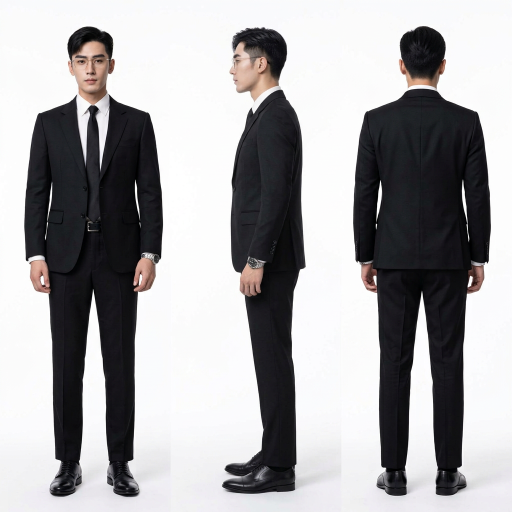
#> input picture character-sheets/lu-chen/source/turnaround.png, 1024 x 1024 px (shown at 1/2 size)
$ python cut_parts.py
#> lines starting #> are read from the running program, lines starting #| are printed output that depends on the picture; after the words box and inside, x2 and y2 are one past the last pixel; in counts of white or black regions, pixels touching at a corner belong together
#!/usr/bin/env python3
"""把 source/ 里的 5 张生成图和 face.jpg 裁成 sheet.html 用的 parts/。

    pip install pillow numpy scipy
    python3 cut_parts.py

所有坐标都是按当前这几张图量出来的（单位：原图像素）。
换了 source/ 里的图，要重新量下面 CONFIG 里的数字。
"""
from pathlib import Path

import numpy as np
from PIL import Image, ImageFilter
from scipy import ndimage as ndi

ROOT = Path(__file__).resolve().parent
SRC, OUT = ROOT / "source", ROOT / "parts"

CONFIG = {
    # turnaround.png：三个人物之间的分界列、头顶 / 鞋底所在的行、每个视图的裁切范围
    "panels": [(0, 385), (385, 658), (658, 1024)],
    "head_top": 53,
    "feet": 991,
    "rows": (44, 1014),
    "views": {"front": (34, 340), "side": (430, 625), "back": (692, 996)},
    "figure_css_height": 746,      # 人物在 sheet.html 里的高度（css px），图片按 2 倍输出
    # emoji-sheet.png：4 列 × 3 行，每行人物头顶所在的行、每个人物的水平中心
    "emoji_row_top": [17, 316, 614],
    "emoji_center_x": [[153, 455, 744, 1040], [151, 449, 742, 1038], [150, 445, 745, 1042]],
    "emoji_size": 296,
    "emoji_names": ["happy", "laugh", "smirk", "angry", "sad", "shocked",
                    "scared", "shy", "thinking", "enduring", "domineering", "tired"],
    # items.png：每件单品的外接框 (x0, y0, x1, y1)
    "items": {
        "jacket": (46, 45, 312, 397), "shirt": (376, 41, 652, 393), "trousers": (785, 43, 924, 426),
        "tie": (154, 430, 204, 727), "belt": (399, 508, 630, 619), "socks": (754, 459, 951, 707),
        "glasses": (33, 821, 323, 938), "watch": (442, 731, 591, 990), "shoes": (707, 808, 1000, 967),
    },
    # details.png：2 × 2 四格，每个圆形特写的圆心和半径
    "detail_panels": {"tie": (0, 0, 510, 510), "watch": (514, 0, 1024, 510),
                      "belt": (0, 514, 510, 1024), "shoes": (514, 514, 1024, 1024)},
    "detail_circles": {"tie": (256, 236, 205), "watch": (776, 246, 205),
                       "belt": (254, 770, 205), "shoes": (762, 850, 240)},
    "detail_size": 420,
    # face.jpg：眼镜特写的圆心和半径
    "glasses_circle": (665, 815, 270),
    # fabrics.png：三块面料各取一块 385 × 250
    "fabrics": {"suit": (14, 330), "shirt": (436, 300), "tie": (862, 250)},
}


def load(path):
    return np.asarray(Image.open(path).convert("RGB")).astype(np.float32) / 255.0


def to_img(arr):
    return Image.fromarray((np.clip(arr, 0, 1) * 255 + 0.5).astype(np.uint8))


def backdrop_to_white(img, white_point=0.965, percentile=96, smooth=31):
    """逐行估计背景亮度并除掉，让略灰的摄影棚背景变成纯白。"""
    backdrop = np.percentile(img, percentile, axis=1)
    backdrop = ndi.uniform_filter1d(backdrop, size=smooth, axis=0, mode="nearest")
    return np.clip(img / backdrop[:, None, :] / white_point, 0, 1)


def split_figure(img, min_bright, max_chroma, min_area):
    """返回 (人物蒙版, 背景蒙版)。背景 = 与图片边缘连通的、明亮且无彩色的区域。"""
    lo, hi = img.min(2), img.max(2)
    labels, _ = ndi.label((lo > min_bright) & ((hi - lo) < max_chroma))
    edge = np.unique(np.r_[labels[0], labels[-1], labels[:, 0], labels[:, -1]])
    background = np.isin(labels, edge[edge > 0])
    blobs, count = ndi.label(~background)
    sizes = ndi.sum(~background, blobs, index=np.arange(1, count + 1))
    figure = np.isin(blobs, np.where(sizes >= min_area)[0] + 1)      # 去掉背景里的噪点
    return figure, ~figure


def keep_contact_shadow(img, background, reach):
    """背景只保留紧贴人物的一圈（鞋底的接触阴影），其余全部变成纯白。"""
    dist = ndi.distance_transform_edt(background)
    t = np.clip(1 - dist / reach, 0, 1)
    weight = t * t * (3 - 2 * t)
    out = img.copy()
    out[background] = (1 - (1 - img) * weight[..., None])[background]
    return out


def cut_views(cfg):
    src = load(SRC / "turnaround.png")
    height = src.shape[0]
#> height = 1024
    norm = np.empty_like(src)
    for x0, x1 in cfg["panels"]:
        norm[:, x0:x1] = backdrop_to_white(src[:, x0:x1])
    figure, background = split_figure(norm, 0.78, 0.07, 400)
#> in split_figure, `labels, _ = ndi.label((lo > min_bright) & ((hi - lo) < max_chroma))`:
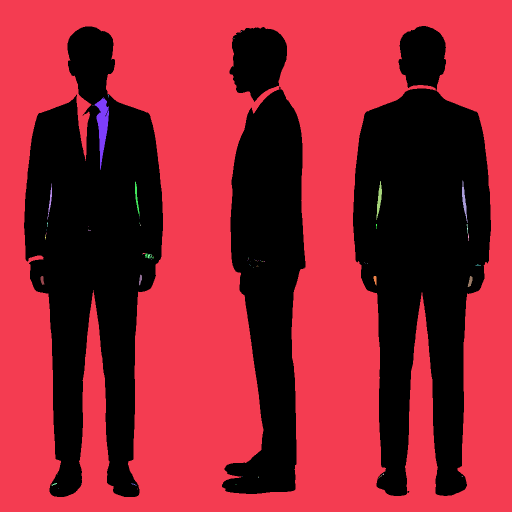
#> labels: shape (1024, 1024) int32 (shown at 1/2 size); 86 distinct labels, from 0 to 85; one colour per label, 0 black
#> in split_figure, `edge = np.unique(np.r_[labels[0], labels[-1], labels[:, 0], labels[:, ..`: edge = [1]
#> in split_figure, `background = np.isin(labels, edge[edge > 0])`:
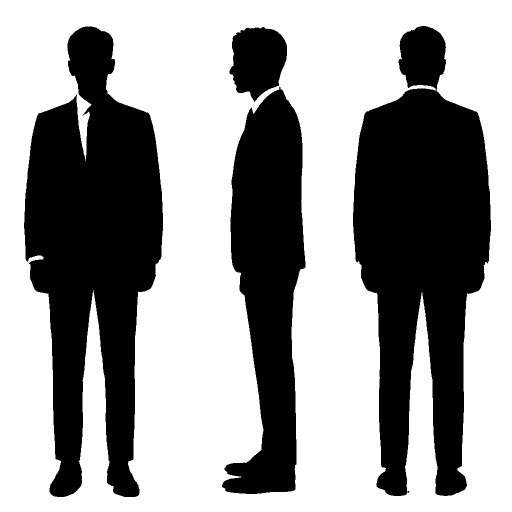
#> background: shape (1024, 1024) bool (shown at 1/2 size); 60.5% white; 5 black regions (1 under 20 px), largest, box (x1, y1, x2, y2) and area: (706, 52, 982, 992) 160189, (48, 53, 326, 994) 156561, (444, 173, 611, 988) 85051, (459, 54, 574, 204) 12478
#> in split_figure, `blobs, count = ndi.label(~background)`:
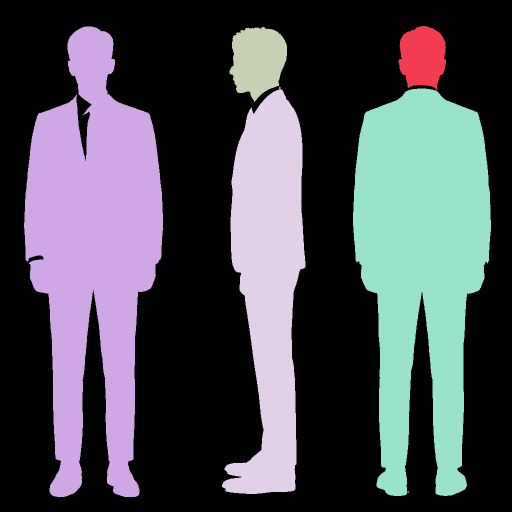
#> blobs: shape (1024, 1024) int32 (shown at 1/2 size); 7 distinct labels, from 0 to 6; one colour per label, 0 black
#> in split_figure, `blobs, count = ndi.label(~background)`: count = 6
#> in split_figure, `sizes = ndi.sum(~background, blobs, index=np.arange(1, count + 1))`: sizes = [9387, 156561, 12478, 85051, 150802, 12]
    reach = np.where(np.arange(height)[:, None] > 940, 16.0, 10.0)
#> reach = 1024 values from 10 to 16
    clean = keep_contact_shadow(norm, background, reach)
#> in keep_contact_shadow, `dist = ndi.distance_transform_edt(background)`:
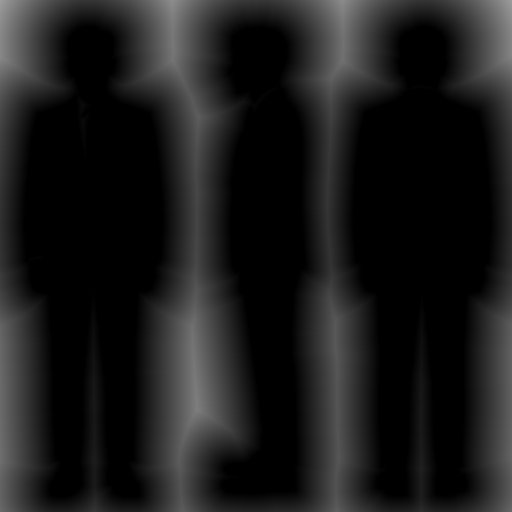
#> dist: shape (1024, 1024) float64 (shown at 1/2 size); min 0, max 157.9, mean 27.1
    to_img(clean).save(OUT / "three-views.png", optimize=True)        # 纯白底三视图，可直接当参考图上传

    # 人物以外的白色变透明，身高标尺才能画在人物后面
    alpha = np.where(figure, 1.0, 1 - clean.min(2))
    y0, y1 = cfg["rows"]
    scale = cfg["figure_css_height"] * 2 / (cfg["feet"] - cfg["head_top"])
    for name, (x0, x1) in cfg["views"].items():
        size = (round((x1 - x0) * scale), round((y1 - y0) * scale))
        colour = to_img(clean[y0:y1, x0:x1]).resize(size, Image.LANCZOS)
        colour = colour.filter(ImageFilter.UnsharpMask(radius=1.4, percent=55, threshold=2))
        matte = Image.fromarray((alpha[y0:y1, x0:x1] * 255 + 0.5).astype(np.uint8)).resize(size, Image.LANCZOS)
        c = np.asarray(colour).astype(np.float32) / 255
        a = (np.asarray(matte).astype(np.float32) / 255)[..., None]
        rgb = np.where(a > 0.004, (c - (1 - a)) / np.maximum(a, 1e-3), 1.0)   # 叠回白底时与 colour 完全一致
        rgba = np.dstack([np.clip(rgb, 0, 1), a])
        Image.fromarray((rgba * 255 + 0.5).astype(np.uint8), "RGBA").save(OUT / f"view-{name}.png", optimize=True)
        print(f"view-{name}.png  {size[0]}x{size[1]} px  ->  css {size[0] / 2} x {size[1] / 2}")
#> this loop made 3 passes
#> pass 1, in cut_views, `colour = to_img(clean[y0:y1, x0:x1]).resize(size, Image.LANCZOS)`:
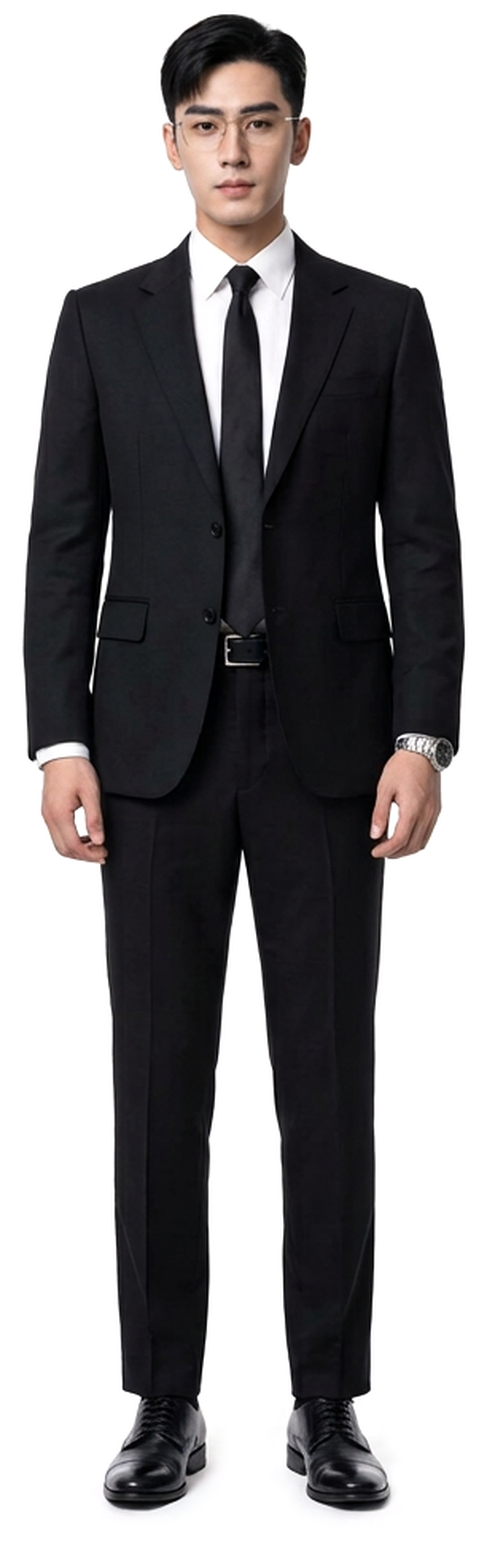
#> colour: PIL image 487x1543 RGB; mean R, G, B 143.1, 141.2, 142.6
#> after the loop:
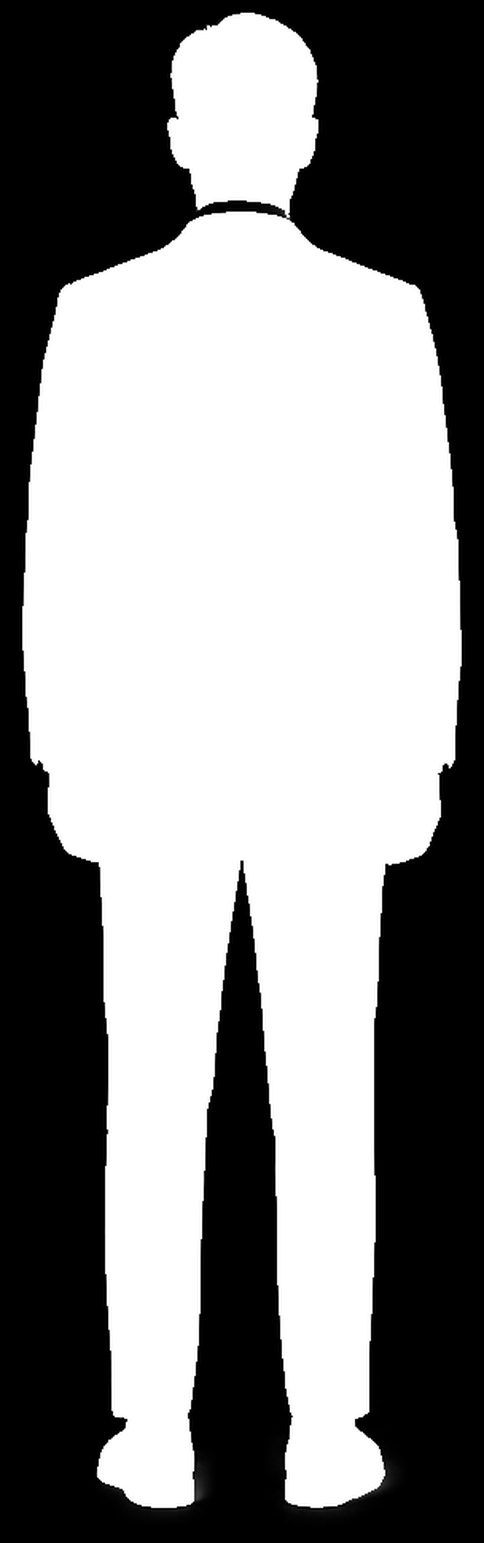
#> a: shape (1543, 484, 1) float32; min 0, max 1, mean 0.544
#> after the loop:
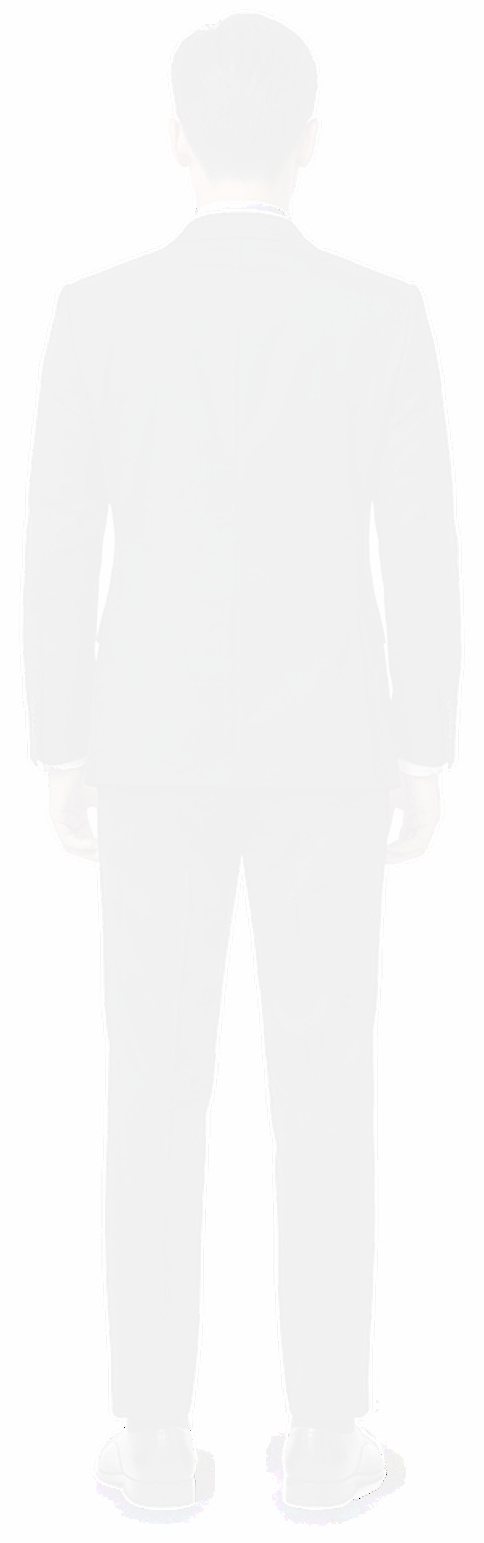
#> rgb: shape (1543, 484, 3) float32; mean R, G, B 0.51, 0.507, 0.517; drawn with min black and max white


def cut_emoji(cfg):
    sheet = np.clip(load(SRC / "emoji-sheet.png") / (250 / 255), 0, 1)
    ink = sheet.min(2) < 0.93
    size = cfg["emoji_size"]
    # 每一块墨迹归属离它最近的那个表情，裁切时把别人的墨迹涂白
    labels, count = ndi.label(ndi.binary_dilation(ink, iterations=2))
    owner = np.zeros(count + 1, int)
    for i, (cy, cx) in enumerate(ndi.center_of_mass(ink, labels, index=np.arange(1, count + 1)), 1):
        row = int(np.argmin([abs(cy - (top + 137)) for top in cfg["emoji_row_top"]]))
        col = int(np.argmin([abs(cx - v) for v in cfg["emoji_center_x"][row]]))
        owner[i] = row * 4 + col + 1
    owned = owner[labels]
    for index, name in enumerate(cfg["emoji_names"], 1):
        row, col = divmod(index - 1, 4)
        x0 = cfg["emoji_center_x"][row][col] - size // 2
        y0 = cfg["emoji_row_top"][row] - 8
        sx0, sy0 = max(x0, 0), max(y0, 0)
        sx1, sy1 = min(x0 + size, sheet.shape[1]), min(y0 + size, sheet.shape[0])
        patch = sheet[sy0:sy1, sx0:sx1].copy()
        mine = owned[sy0:sy1, sx0:sx1]
        patch[(mine != index) & (mine != 0)] = 1.0
        canvas = np.ones((size, size, 3), np.float32)
        canvas[sy0 - y0:sy1 - y0, sx0 - x0:sx1 - x0] = patch
        to_img(canvas).save(OUT / f"emoji-{index:02d}-{name}.png", optimize=True)


def cut_items(cfg):
    sheet = np.clip(load(SRC / "items.png") / (248 / 255), 0, 1)
    pad = 8
    for name, (x0, y0, x1, y1) in cfg["items"].items():
        to_img(sheet[max(y0 - pad, 0):y1 + pad + 1, max(x0 - pad, 0):x1 + pad + 1]).save(OUT / f"item-{name}.png", optimize=True)


def cut_details(cfg):
    sheet = load(SRC / "details.png")
    size = cfg["detail_size"]

    def circle(img, cx, cy, radius):
        padded = np.pad(img, ((radius, radius), (radius, radius), (0, 0)), mode="edge")
        return to_img(padded[cy:cy + 2 * radius, cx:cx + 2 * radius]).resize((size, size), Image.LANCZOS)

    for name, (cx, cy, radius) in cfg["detail_circles"].items():
        x0, y0, x1, y1 = cfg["detail_panels"][name]
        panel = sheet[y0:y1, x0:x1]
        if name == "shoes":
            # 地面变纯白、只留鞋底阴影，再向下补一段白，圆框才装得下两只鞋
            panel = backdrop_to_white(panel, percentile=97, smooth=41)
            _, background = split_figure(panel, 0.72, 0.08, 300)
            panel = keep_contact_shadow(panel, background, 22.0)
            panel = np.pad(panel, ((0, 120), (0, 0), (0, 0)), mode="constant", constant_values=1.0)
        circle(panel, cx - x0, cy - y0, radius).save(OUT / f"detail-{name}.jpg", quality=93)

    cx, cy, radius = cfg["glasses_circle"]
    circle(load(ROOT / "face.jpg"), cx, cy, radius).save(OUT / "detail-glasses.jpg", quality=93)


def cut_fabrics(cfg):
    sheet = load(SRC / "fabrics.png")
    for name, (x0, y0) in cfg["fabrics"].items():
        to_img(sheet[y0:y0 + 250, x0:x0 + 385]).save(OUT / f"fabric-{name}.jpg", quality=92)


if __name__ == "__main__":
    OUT.mkdir(exist_ok=True)
    cut_views(CONFIG)
#> (the run stopped early here; a loop or call above may not have finished)
